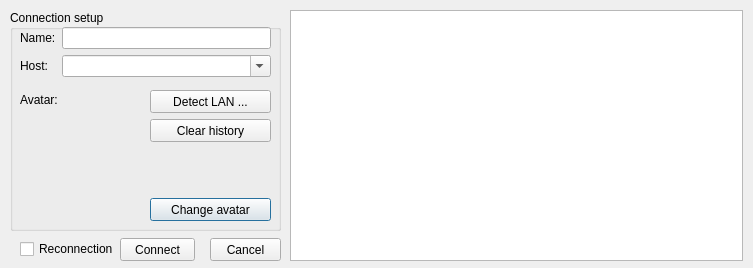
<?xml version="1.0" encoding="UTF-8"?>
<ui version="4.0">
 <class>ConnectionDialog</class>
 <widget class="QDialog" name="ConnectionDialog">
  <property name="windowModality">
   <enum>Qt::WindowModal</enum>
  </property>
  <property name="geometry">
   <rect>
    <x>0</x>
    <y>0</y>
    <width>753</width>
    <height>268</height>
   </rect>
  </property>
  <property name="windowTitle">
   <string>Join game</string>
  </property>
  <widget class="QGroupBox" name="groupBox">
   <property name="geometry">
    <rect>
     <x>10</x>
     <y>10</y>
     <width>271</width>
     <height>221</height>
    </rect>
   </property>
   <property name="title">
    <string>Connection setup</string>
   </property>
   <widget class="QLabel" name="avatarLabel">
    <property name="geometry">
     <rect>
      <x>10</x>
      <y>82</y>
      <width>42</width>
      <height>16</height>
     </rect>
    </property>
    <property name="text">
     <string>Avatar:</string>
    </property>
   </widget>
   <widget class="QLabel" name="avatarPixmap">
    <property name="geometry">
     <rect>
      <x>20</x>
      <y>108</y>
      <width>100</width>
      <height>100</height>
     </rect>
    </property>
    <property name="minimumSize">
     <size>
      <width>100</width>
      <height>100</height>
     </size>
    </property>
    <property name="text">
     <string/>
    </property>
    <property name="scaledContents">
     <bool>true</bool>
    </property>
   </widget>
   <widget class="QPushButton" name="changeAvatarButton">
    <property name="geometry">
     <rect>
      <x>140</x>
      <y>188</y>
      <width>121</width>
      <height>23</height>
     </rect>
    </property>
    <property name="text">
     <string>Change avatar</string>
    </property>
   </widget>
   <widget class="QPushButton" name="detectLANButton">
    <property name="geometry">
     <rect>
      <x>140</x>
      <y>80</y>
      <width>121</width>
      <height>23</height>
     </rect>
    </property>
    <property name="text">
     <string>Detect LAN ...</string>
    </property>
   </widget>
   <widget class="QPushButton" name="clearHistoryButton">
    <property name="geometry">
     <rect>
      <x>140</x>
      <y>109</y>
      <width>121</width>
      <height>23</height>
     </rect>
    </property>
    <property name="text">
     <string>Clear history</string>
    </property>
   </widget>
   <widget class="QWidget" name="layoutWidget">
    <property name="geometry">
     <rect>
      <x>10</x>
      <y>17</y>
      <width>251</width>
      <height>51</height>
     </rect>
    </property>
    <layout class="QFormLayout" name="formLayout">
     <item row="0" column="0">
      <widget class="QLabel" name="nameLabel">
       <property name="text">
        <string>Name:</string>
       </property>
       <property name="buddy">
        <cstring>nameLineEdit</cstring>
       </property>
      </widget>
     </item>
     <item row="0" column="1">
      <widget class="QLineEdit" name="nameLineEdit"/>
     </item>
     <item row="1" column="0">
      <widget class="QLabel" name="hostLabel">
       <property name="text">
        <string>Host:</string>
       </property>
      </widget>
     </item>
     <item row="1" column="1">
      <widget class="QComboBox" name="hostComboBox">
       <property name="editable">
        <bool>true</bool>
       </property>
      </widget>
     </item>
    </layout>
   </widget>
  </widget>
  <widget class="QListWidget" name="avatarList">
   <property name="geometry">
    <rect>
     <x>290</x>
     <y>10</y>
     <width>453</width>
     <height>251</height>
    </rect>
   </property>
   <property name="iconSize">
    <size>
     <width>80</width>
     <height>80</height>
    </size>
   </property>
   <property name="movement">
    <enum>QListView::Static</enum>
   </property>
   <property name="viewMode">
    <enum>QListView::IconMode</enum>
   </property>
  </widget>
  <widget class="QPushButton" name="cancelButton">
   <property name="geometry">
    <rect>
     <x>210</x>
     <y>238</y>
     <width>71</width>
     <height>23</height>
    </rect>
   </property>
   <property name="text">
    <string>Cancel</string>
   </property>
  </widget>
  <widget class="QPushButton" name="connectButton">
   <property name="geometry">
    <rect>
     <x>120</x>
     <y>238</y>
     <width>75</width>
     <height>23</height>
    </rect>
   </property>
   <property name="text">
    <string>Connect</string>
   </property>
  </widget>
  <widget class="QCheckBox" name="reconnectionCheckBox">
   <property name="geometry">
    <rect>
     <x>20</x>
     <y>241</y>
     <width>95</width>
     <height>16</height>
    </rect>
   </property>
   <property name="text">
    <string>Reconnection</string>
   </property>
  </widget>
 </widget>
 <tabstops>
  <tabstop>avatarList</tabstop>
 </tabstops>
 <resources/>
 <connections>
  <connection>
   <sender>cancelButton</sender>
   <signal>clicked()</signal>
   <receiver>ConnectionDialog</receiver>
   <slot>reject()</slot>
   <hints>
    <hint type="sourcelabel">
     <x>188</x>
     <y>273</y>
    </hint>
    <hint type="destinationlabel">
     <x>241</x>
     <y>158</y>
    </hint>
   </hints>
  </connection>
 </connections>
</ui>
